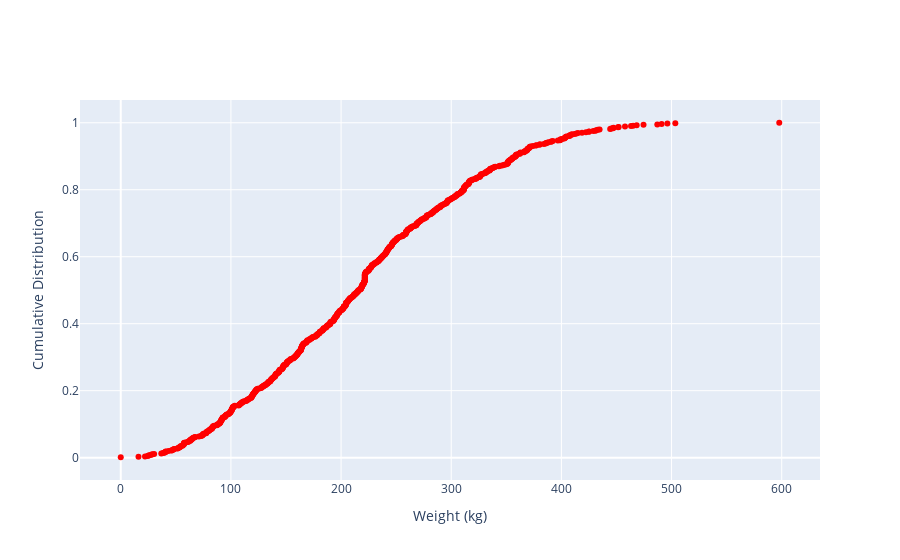

Notebook source saved alongside this figure:
### Markdown cell above
### Coupled Criterion

### Code cell
# Plot cumulative distribution of coupled criterion
cc = df["coupled_criterion"][~np.isnan(df["coupled_criterion"])]
sorted_cc = np.sort(cc)
cdf = np.arange(1, len(sorted_cc) + 1) / len(sorted_cc)

fig = go.Figure()
fig.add_trace(go.Scatter(x=sorted_cc, y=cdf, mode="markers", name="Coupled Criterion", marker=dict(color="red")))
fig.update_layout(xaxis_title="Weight (kg)", yaxis_title="Cumulative Distribution")
fig.show()

### Figure 1 — Plotly figure (JSON) as saved in the notebook; plotly's stock layout.template omitted (floating-point values rounded to 4 significant figures; data arrays with more than 128 entries replaced by an {"elided": "..."} marker saying what was removed)
{"data": [{"marker": {"color": "red"}, "mode": "markers", "name": "Coupled Criterion", "type": "scatter", "x": {"elided": "808 float values"}, "y": {"elided": "808 float values"}}], "layout": {"xaxis": {"title": {"text": "Weight (kg)"}}, "yaxis": {"title": {"text": "Cumulative Distribution"}}}}
